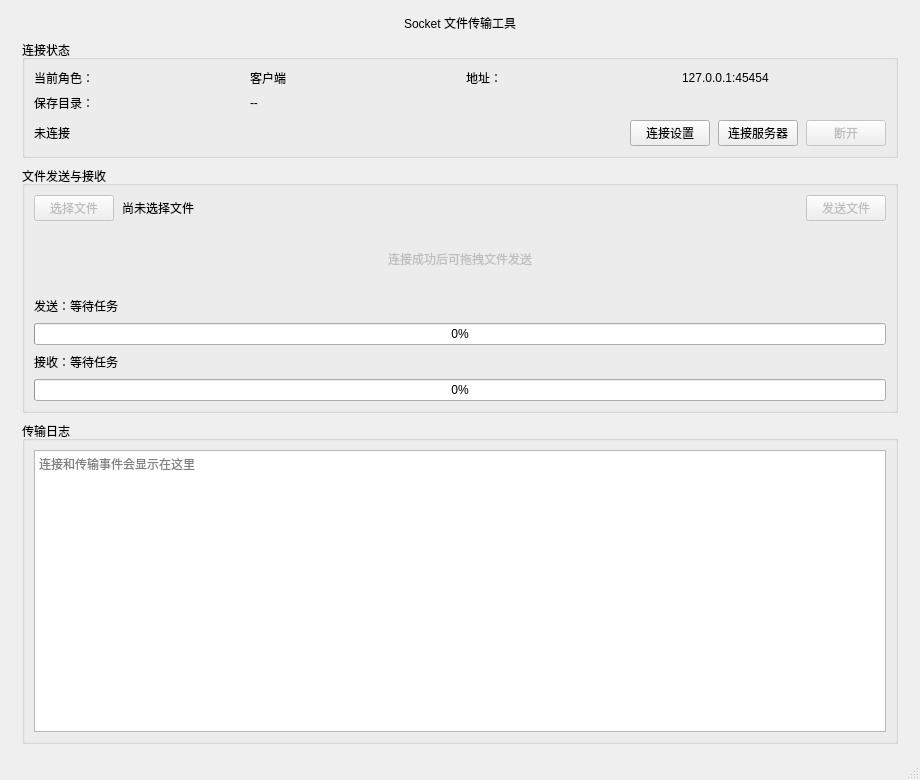
<?xml version="1.0" encoding="UTF-8"?>
<ui version="4.0">
 <class>MainWindow</class>
 <widget class="QMainWindow" name="MainWindow">
  <property name="geometry">
   <rect><x>0</x><y>0</y><width>920</width><height>780</height></rect>
  </property>
  <property name="minimumSize">
   <size><width>760</width><height>700</height></size>
  </property>
  <property name="windowTitle"><string>Socket 文件传输工具</string></property>
  <widget class="QWidget" name="centralwidget">
   <layout class="QVBoxLayout" name="mainLayout">
    <property name="leftMargin"><number>22</number></property>
    <property name="topMargin"><number>14</number></property>
    <property name="rightMargin"><number>22</number></property>
    <property name="bottomMargin"><number>14</number></property>
    <property name="spacing"><number>8</number></property>
    <item>
     <widget class="QLabel" name="titleLabel">
      <property name="text"><string>Socket 文件传输工具</string></property>
      <property name="alignment"><set>Qt::AlignCenter</set></property>
     </widget>
    </item>
    <item>
     <widget class="QGroupBox" name="connectionGroupBox">
      <property name="title"><string>连接状态</string></property>
      <layout class="QVBoxLayout" name="connectionBoxLayout">
       <property name="spacing"><number>8</number></property>
       <item>
        <layout class="QGridLayout" name="settingsSummaryLayout">
         <property name="horizontalSpacing"><number>12</number></property>
         <property name="verticalSpacing"><number>7</number></property>
         <item row="0" column="0"><widget class="QLabel" name="roleLabel"><property name="text"><string>当前角色：</string></property></widget></item>
         <item row="0" column="1"><widget class="QLabel" name="roleValueLabel"><property name="text"><string>客户端</string></property></widget></item>
         <item row="0" column="2"><widget class="QLabel" name="endpointLabel"><property name="text"><string>地址：</string></property></widget></item>
         <item row="0" column="3"><widget class="QLabel" name="endpointValueLabel"><property name="text"><string>127.0.0.1:45454</string></property></widget></item>
         <item row="1" column="0"><widget class="QLabel" name="savePathLabel"><property name="text"><string>保存目录：</string></property></widget></item>
         <item row="1" column="1" colspan="3"><widget class="QLabel" name="savePathValueLabel"><property name="text"><string>--</string></property><property name="textInteractionFlags"><set>Qt::TextSelectableByMouse</set></property></widget></item>
        </layout>
       </item>
       <item>
        <layout class="QHBoxLayout" name="connectionButtonLayout">
         <item><widget class="QLabel" name="connectionStatusLabel"><property name="text"><string>未连接</string></property></widget></item>
         <item><spacer name="connectionSpacer"><property name="orientation"><enum>Qt::Horizontal</enum></property><property name="sizeHint" stdset="0"><size><width>40</width><height>20</height></size></property></spacer></item>
         <item><widget class="QPushButton" name="settingsButton"><property name="text"><string>连接设置</string></property><property name="icon"><iconset resource="../resources/resources.qrc"><normaloff>:/icons/settings.svg</normaloff>:/icons/settings.svg</iconset></property></widget></item>
         <item><widget class="QPushButton" name="connectButton"><property name="text"><string>连接服务器</string></property><property name="icon"><iconset resource="../resources/resources.qrc"><normaloff>:/icons/connect.svg</normaloff>:/icons/connect.svg</iconset></property></widget></item>
         <item><widget class="QPushButton" name="disconnectButton"><property name="enabled"><bool>false</bool></property><property name="text"><string>断开</string></property></widget></item>
        </layout>
       </item>
      </layout>
     </widget>
    </item>
    <item>
     <widget class="QGroupBox" name="transferGroupBox">
      <property name="title"><string>文件发送与接收</string></property>
      <layout class="QVBoxLayout" name="transferLayout">
       <property name="spacing"><number>8</number></property>
       <item>
        <layout class="QHBoxLayout" name="fileSelectionLayout">
         <item><widget class="QPushButton" name="selectFileButton"><property name="enabled"><bool>false</bool></property><property name="text"><string>选择文件</string></property><property name="icon"><iconset resource="../resources/resources.qrc"><normaloff>:/icons/folder.svg</normaloff>:/icons/folder.svg</iconset></property></widget></item>
         <item><widget class="QLabel" name="selectedFileLabel"><property name="text"><string>尚未选择文件</string></property><property name="textInteractionFlags"><set>Qt::TextSelectableByMouse</set></property></widget></item>
         <item><spacer name="fileSpacer"><property name="orientation"><enum>Qt::Horizontal</enum></property><property name="sizeHint" stdset="0"><size><width>30</width><height>20</height></size></property></spacer></item>
         <item><widget class="QPushButton" name="sendButton"><property name="enabled"><bool>false</bool></property><property name="text"><string>发送文件</string></property><property name="icon"><iconset resource="../resources/resources.qrc"><normaloff>:/icons/send.svg</normaloff>:/icons/send.svg</iconset></property></widget></item>
        </layout>
       </item>
       <item>
        <widget class="DropZoneWidget" name="dropZone">
         <property name="enabled"><bool>false</bool></property>
         <property name="minimumSize"><size><width>0</width><height>60</height></size></property>
         <property name="text"><string>连接成功后可拖拽文件发送</string></property>
         <property name="alignment"><set>Qt::AlignCenter</set></property>
        </widget>
       </item>
       <item><widget class="QLabel" name="sendProgressLabel"><property name="text"><string>发送：等待任务</string></property></widget></item>
       <item><widget class="QProgressBar" name="sendProgressBar"><property name="value"><number>0</number></property><property name="textVisible"><bool>true</bool></property></widget></item>
       <item><widget class="QLabel" name="receiveProgressLabel"><property name="text"><string>接收：等待任务</string></property></widget></item>
       <item><widget class="QProgressBar" name="receiveProgressBar"><property name="value"><number>0</number></property><property name="textVisible"><bool>true</bool></property></widget></item>
      </layout>
     </widget>
    </item>
    <item>
     <widget class="QGroupBox" name="logGroupBox">
      <property name="title"><string>传输日志</string></property>
      <layout class="QVBoxLayout" name="logLayout">
       <item><widget class="QTextEdit" name="logEdit"><property name="readOnly"><bool>true</bool></property><property name="placeholderText"><string>连接和传输事件会显示在这里</string></property></widget></item>
      </layout>
     </widget>
    </item>
   </layout>
  </widget>
  <widget class="QStatusBar" name="statusbar"/>
 </widget>
 <customwidgets>
  <customwidget>
   <class>DropZoneWidget</class>
   <extends>QLabel</extends>
   <header>dropzonewidget.h</header>
  </customwidget>
 </customwidgets>
 <resources><include location="../resources/resources.qrc"/></resources>
 <connections/>
</ui>
